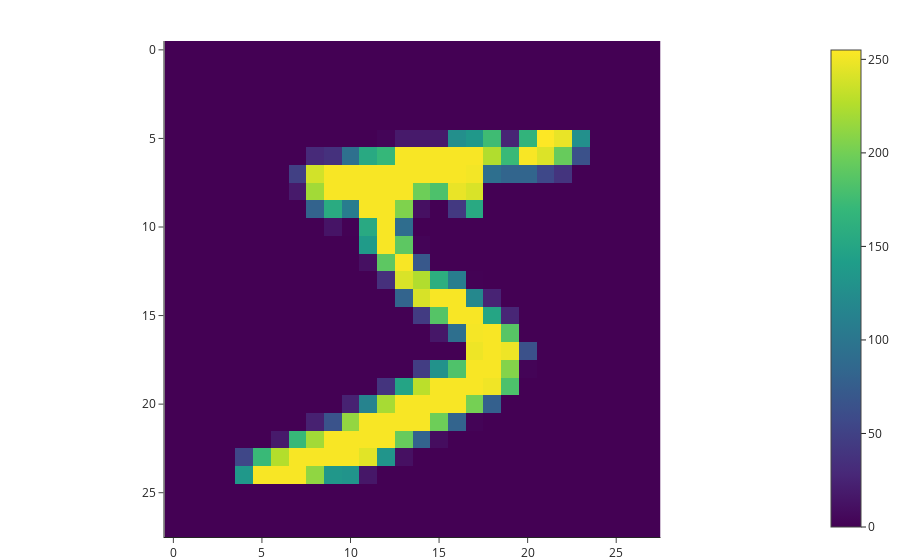

Notebook cell for this chart:
### Code cell
px.imshow(img_array[0]).show()

### Figure 1 — Plotly figure (JSON) as saved in the notebook; plotly's stock layout.template omitted (floating-point values rounded to 4 significant figures; data arrays with more than 128 entries replaced by an {"elided": "..."} marker saying what was removed)
{"data": [{"coloraxis": "coloraxis", "hovertemplate": "x: %{x}<br>y: %{y}<br>color: %{z}<extra></extra>", "name": "0", "type": "heatmap", "xaxis": "x", "yaxis": "y", "z": {"elided": "28x28 int values"}}], "layout": {"coloraxis": {"colorscale": [[0, "#440154"], [0.1111, "#482878"], [0.2222, "#3e4989"], [0.3333, "#31688e"], [0.4444, "#26828e"], [0.5556, "#1f9e89"], [0.6667, "#35b779"], [0.7778, "#6ece58"], [0.8889, "#b5de2b"], [1, "#fde725"]]}, "xaxis": {"anchor": "y", "constrain": "domain", "domain": [0, 1], "scaleanchor": "y"}, "yaxis": {"anchor": "x", "autorange": "reversed", "constrain": "domain", "domain": [0, 1]}}}
